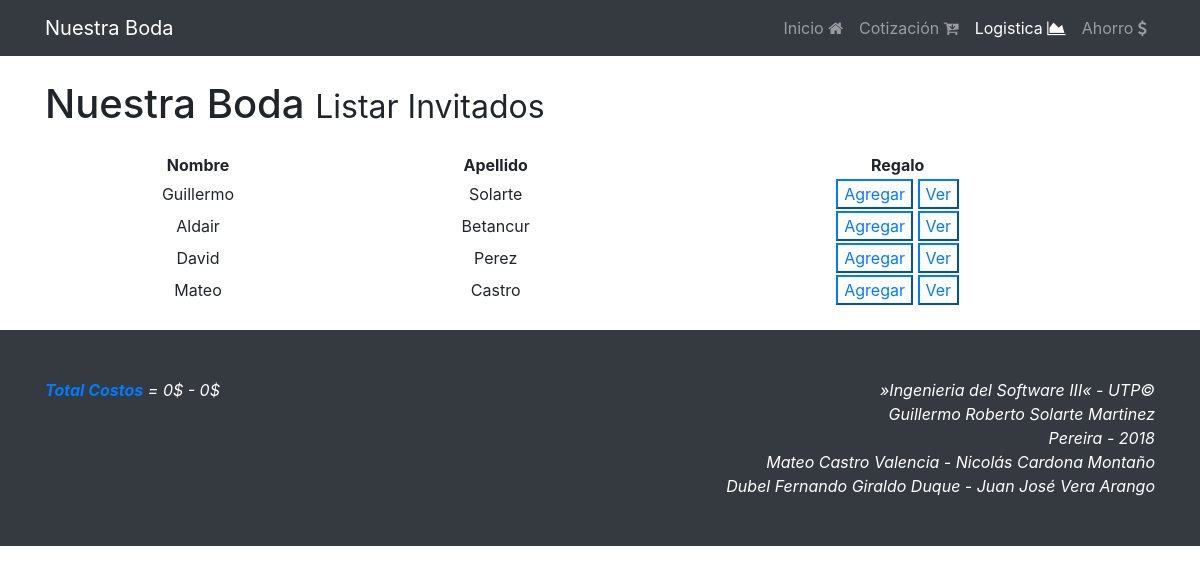
Page /logistica/listar_invitados on the earlier database version.
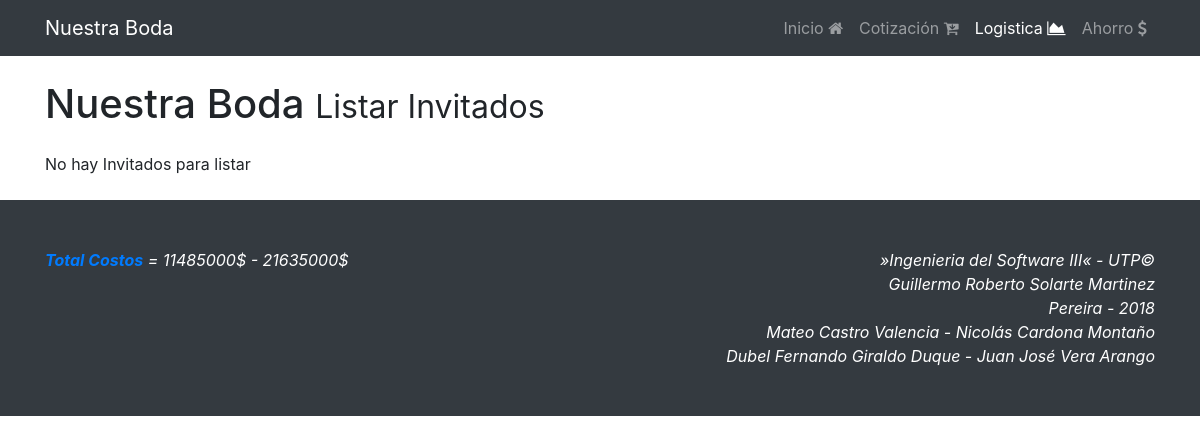
Same page on the later database version.
### app/models.py (models this page shows)
class Invitado(models.Model):
	id = models.AutoField(primary_key=True)
	nombre = models.CharField(max_length=50)
	apellido = models.CharField(max_length=50)
	direccion = models.CharField(max_length=50)
	def __str__(self):
		return str(self.id)

### app/views.py (the view)
# urls.py: path('logistica/listar_invitados', views.listar_invitados, name='listar_invitados'),
def listar_invitados(request):
	bodas = Boda.objects.all()
	if bodas:
		boda = Boda.objects.all()[0]
		costos = "{}$ - {}$".format(boda.costo_bajo, boda.costo_alto)
	else:
		costos = "No hay registro de boda"
	invitados = Invitado.objects.all()
	mode = True
	if not len(invitados):
		msg = "No hay Invitados para listar"
		mode = False
	else:
		msg = ""
	context = {
		'costos' : costos,
		'invitados' : invitados,
		'mode' : mode,
		'msg' : msg
	}
	return render(request, 'listar_invitados.html', context)

### templates/listar_invitados.html (shortened to what this page needs)
{% extends "base.html" %}
{% load static %}
{% block active_log %}<li class="nav-item active">{% endblock %}
{% block jumbotrom %}Listar Invitados{% endblock %}
{% block container %}
{{msg}}
{% if mode %}
	<table style="width:100%" class="text-center">
  	<tr>
	    <th>Nombre</th>
	    <th>Apellido</th>
	    <th>Regalo</th>
  	</tr>
	{% for invitado in invitados %}
	<tr>
	    <td>{{invitado.nombre}} </td>
	    <td>{{invitado.apellido}}</td>
	    <td>
	    <a href="{% url 'crear_regalos' invitado %}"><button class="btn-small btn-outline-primary">Agregar</button></a>
	    <a href="{% url 'listar_regalos' invitado %}"><button class="btn-small btn-outline-primary">Ver</button></a>
		</td>
	</tr>
	{% endfor %}
	</table>
{% endif %}
{% endblock %}
{% block costos %}{{costos}}{% endblock %}

Differences in the rows shown:
removed Invitado: nombre "Guillermo", apellido "Solarte"
removed Invitado: nombre "Aldair", apellido "Betancur"
removed Invitado: nombre "David", apellido "Perez"
removed Invitado: nombre "Mateo", apellido "Castro"
Other differences:
{{ msg }}: (not shown) → "No hay Invitados para listar"
{{ costos }}: "0$ - 0$" → "11485000$ - 21635000$"
text no longer shown: "Nombre Apellido Regalo"
